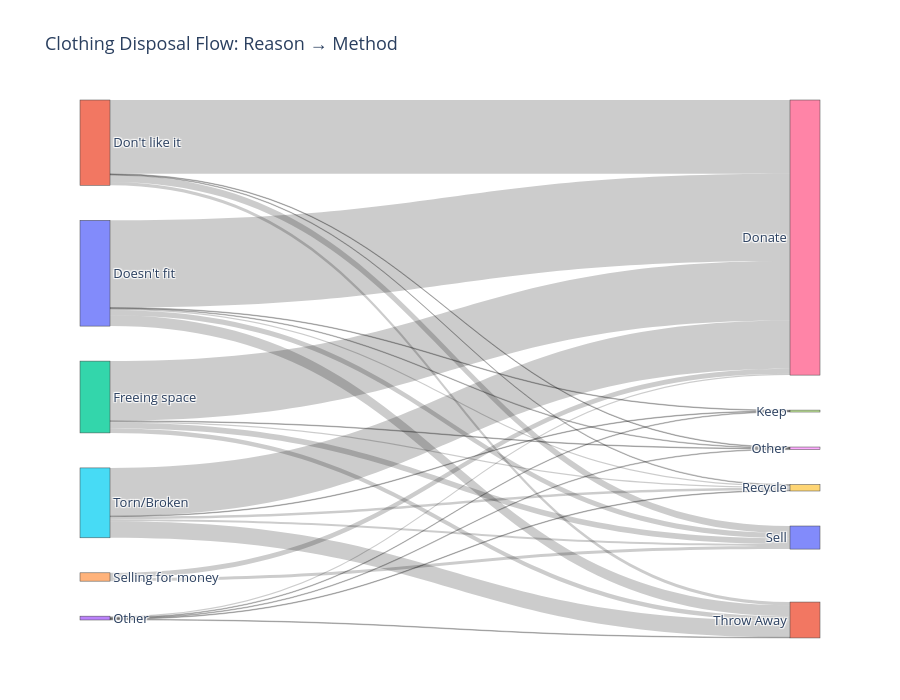

The code cell stored with this chart in its notebook:
### Code cell
ct = pd.crosstab(df_long["disposal_reason"], df_long["disposal_method_clean"])

sankey_df = ct.reset_index()
sankey_df.columns = ["reason"] + list(ct.columns)
sankey_df = sankey_df.melt(id_vars="reason", var_name="method", value_name="count")
sankey_df = sankey_df[sankey_df["count"] > 0]

reasons = list(ct.index)
methods = list(ct.columns)
labels = reasons + methods
reason_map = {r: i for i, r in enumerate(reasons)}
method_map = {m: i + len(reasons) for i, m in enumerate(methods)}

source = sankey_df["reason"].map(reason_map)
target = sankey_df["method"].map(method_map)
value = sankey_df["count"]
reason_y = [i / (len(reasons) - 1) if len(reasons) > 1 else 0.5 for i in range(len(reasons))]
method_y = [i / (len(methods) - 1) if len(methods) > 1 else 0.5 for i in range(len(methods))]

fig = go.Figure(data=[go.Sankey(
    arrangement="snap",
    node=dict(label=labels, pad=35, thickness=30, x=[0] * len(reasons) + [1] * len(methods), y=reason_y + method_y),
    link=dict(source=source, target=target, value=value))])

fig.update_layout(title_text="Clothing Disposal Flow: Reason → Method", height=700, font_size=13)
fig.show()
#showing diagram as png since Git previews didn't like showing
#fig.write_image("newplot.png", width=1200, height=700)

### Figure 1 — Plotly figure (JSON) as saved in the notebook; plotly's stock layout.template omitted (floating-point values rounded to 4 significant figures)
{"data": [{"arrangement": "snap", "link": {"source": [0, 1, 2, 3, 4, 5, 0, 3, 5, 0, 1, 2, 3, 0, 1, 2, 3, 5, 0, 1, 2, 4, 5, 0, 1, 2, 3, 5], "target": [6, 6, 6, 6, 6, 6, 7, 7, 7, 8, 8, 8, 8, 9, 9, 9, 9, 9, 10, 10, 10, 10, 10, 11, 11, 11, 11, 11], "value": [136, 115, 93, 2, 8, 75, 1, 1, 1, 1, 1, 1, 1, 2, 1, 2, 1, 4, 8, 11, 9, 5, 3, 17, 5, 7, 1, 26]}, "node": {"label": ["Doesn't fit", "Don't like it", "Freeing space", "Other", "Selling for money", "Torn/Broken", "Donate", "Keep", "Other", "Recycle", "Sell", "Throw Away"], "pad": 35, "thickness": 30, "x": [0, 0, 0, 0, 0, 0, 1, 1, 1, 1, 1, 1], "y": [0, 0.2, 0.4, 0.6, 0.8, 1, 0, 0.2, 0.4, 0.6, 0.8, 1]}, "type": "sankey"}], "layout": {"font": {"size": 13}, "height": 700, "title": {"text": "Clothing Disposal Flow: Reason → Method"}}}
